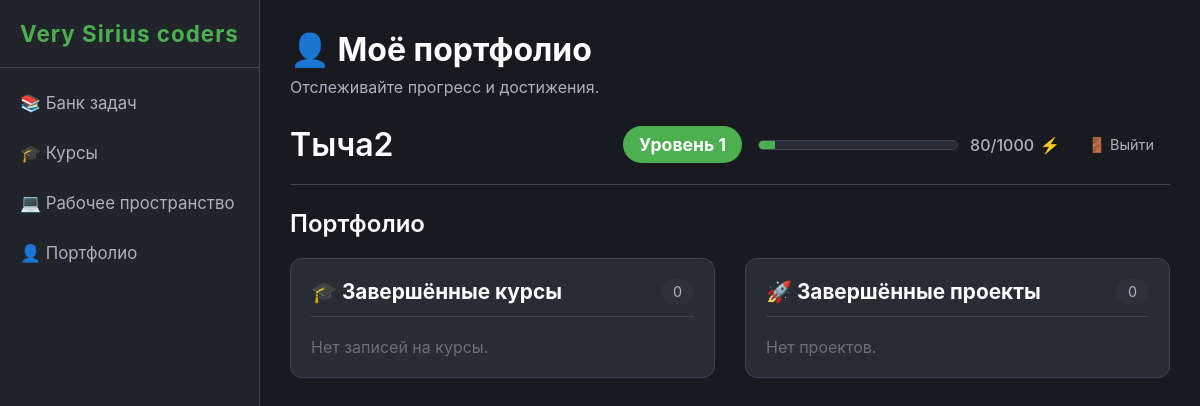
Page /users/portfolio/ (signed in) on the earlier database version.
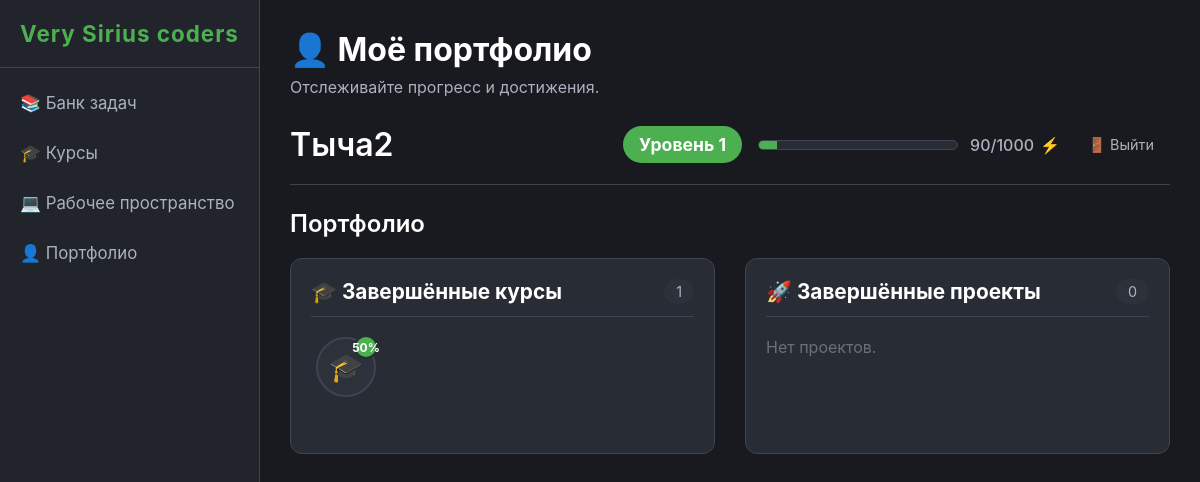
Same page on the later database version.
### course/models.py (models this page shows, shortened)
class CourseEnrollment(models.Model):
    user = models.ForeignKey(
        settings.AUTH_USER_MODEL,
        on_delete=models.CASCADE,
        related_name='enrollments',
        verbose_name="Студент"
    )
    course = models.ForeignKey(
        Course,
        on_delete=models.CASCADE,
        related_name='students',
        verbose_name="Курс"
    )
    progress_percent = models.IntegerField(default=0, verbose_name="Процент выполнения")
    enrolled_at = models.DateTimeField(auto_now_add=True, verbose_name="Дата записи")
    class Meta:
        verbose_name = "Запись на курс"
        verbose_name_plural = "Записи на курсы"
        unique_together = ('user', 'course') # Чтобы нельзя было записаться дважды

### users/views.py (the view)
# urls.py: path('portfolio/', views.UserPortfolioView.as_view(), name='portfolio'),
class UserPortfolioView(LoginRequiredMixin, DetailView):
    template_name = 'users/portfolio.html'
    context_object_name = 'profile_user'
    def get_object(self, queryset=None):
        return self.request.user
    def get_context_data(self, **kwargs):
        context = super().get_context_data(**kwargs)
        user = self.request.user
        accepted = Submission.objects.filter(user=user, status__name='Accepted')
        context['solved_tasks_count'] = accepted.values('task').distinct().count()
        total_xp_dict = accepted.aggregate(total=Sum('task__difficulty__base_points'))
        total_xp = total_xp_dict['total'] or 0
        context['total_xp'] = total_xp
        context['current_level'] = (total_xp // 1000) + 1
        context['xp_to_next_level'] = 1000 - (total_xp % 1000)
        context['xp_percent'] = (total_xp % 1000) / 10
        projects = ProjectMember.objects.filter(user=user).select_related('project', 'role')
        context['user_projects'] = projects
        context['achievements'] = user.achievements.select_related('achievement').order_by('-earned_at')
        enrollments = user.enrollments.select_related('course')
        for enrollment in enrollments:
            total_tasks = CourseTask.objects.filter(
                module__course=enrollment.course
            ).count()
            solved_tasks = Submission.objects.filter(
                user=user,
                status__name='Accepted',
                task__coursetask__module__course=enrollment.course
            ).values('task').distinct().count()
            if total_tasks > 0:
                enrollment.progress_percent = int((solved_tasks / total_tasks) * 100)
            else:
                enrollment.progress_percent = 0
        context['enrollments'] = enrollments
        return context

### users/templates/users/portfolio.html (shortened to what this page needs)
{% extends 'crius/base.html' %}
{% load static %}
{% block content %}
<div id="portfolio-section" class="section active">
    <h1>👤 Моё портфолио</h1>
    <p style="margin-bottom: 4px;">Отслеживайте прогресс и достижения.</p>
    <div class="portfolio-container">
        <div class="profile-header">
            <div class="profile-name">{{ profile_user.username }}</div>
            <div class="profile-actions">
                <div class="xp-container">
                    <div class="level-badge">Уровень {{ current_level }}</div>
                    <div class="xp-bar-wrapper">
                        <div class="xp-bar">
                            <div class="xp-fill" style="width: {{ xp_percent }}%;"></div>
                        </div>
                        <div class="xp-text">
                            <span>{{ total_xp }}/1000</span>
                            <span>⚡</span>
                        </div>
                    </div>
                </div>
                <a href="{% url 'users:logout' %}" class="btn-logout">🚪 Выйти</a>
            </div>
        </div>
        <div>
            <div class="portfolio-section-title">Портфолио</div>
            <div class="achievements-grid">
                <div class="achievements-column">
                    <div class="column-header">
                        <h3>🎓 Завершённые курсы</h3>
                        <span class="column-count">{{ enrollments.count }}</span>
                    </div>
                    <div class="achievements-list">
                        {% for enrollment in enrollments %}
                        <div class="achievement-item">
                            <div class="achievement-icon">
                                🎓
                                <span class="achievement-xp">{{ enrollment.progress_percent }}%</span>
                            </div>
                        </div>
                        {% empty %}
                        <p style="opacity: 0.5;">Нет записей на курсы.</p>
                        {% endfor %}
                    </div>
                </div>
                <div class="achievements-column">
                    <div class="column-header">
                        <h3>🚀 Завершённые проекты</h3>
                        <span class="column-count">{{ user_projects.count }}</span>
                    </div>
                    <div class="achievements-list">
                        {% for membership in user_projects %}
                        <div class="achievement-item">
                            <div class="achievement-icon">
                                🚀
                                <span class="achievement-xp">{{ membership.role.name|default:'👤' }}</span>
                            </div>
                            <div class="achievement-name">{{ membership.project.title }}</div>
                        </div>
                        {% empty %}
                        <p style="opacity: 0.5;">Нет проектов.</p>
                        {% endfor %}
                    </div>
                </div>
            </div>
        </div>
    </div>
</div>
{% endblock %}

Differences in the rows shown:
added CourseEnrollment: progress_percent "50"
Other differences:
{{ xp_percent }}: 8.0 → 9.0 (drawn)
{{ total_xp }}: "80" → "90"
{{ enrollments.count }}: "0" → "1"
text no longer shown: "Нет записей на курсы."
